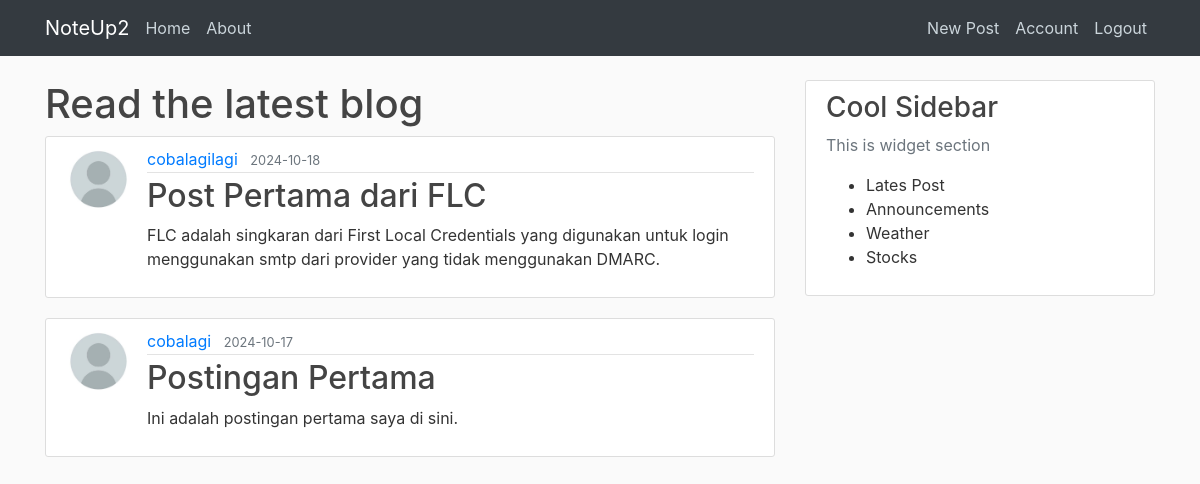
Screenshot of /home (signed in) with the database file from the repository.
### noteup/models.py (models this page shows, shortened)
class Post(db.Model):
    id = db.Column(db.Integer, primary_key=True)
    title = db.Column(db.String(100), nullable=False)
    date_posted = db.Column(db.DateTime, nullable=False, default=datetime.now(timezone.utc))
    content = db.Column(db.Text, nullable=False)
    user_id = db.Column(db.Integer, db.ForeignKey('user.id'), nullable=False)

class User(db.Model, UserMixin):
    id = db.Column(db.Integer, primary_key=True)
    username = db.Column(db.String(20), unique=True, nullable=False)
    email = db.Column(db.String(100), unique=True, nullable=False)
    image_file = db.Column(db.String(20), nullable=False, default='default.jpg')
    password = db.Column(db.String(60), nullable=False)
    posts = db.relationship('Post', backref='author', lazy=True)

### noteup/routes.py (the view)
@app.route("/")
@app.route("/home")
def home():
    page = request.args.get('page', 1, type=int)
    posts = Post.query.order_by(Post.date_posted.desc()).paginate(page=page, per_page=2)
    return render_template("home.html", posts=posts)

### noteup/models.py (called while the page is built)
@login_manager.user_loader
def load_user(user_id):
    return User.query.get(int(user_id))

### noteup/templates/home.html
{% extends "layout.html" %}
{% block content %}
    <h1>Read the latest blog</h1>
    {% for post in posts %}
        <article class="media content-section">
            <img class="rounded-circle article-img" src="{{ url_for('static', filename='img/' + post.author.image_file) }}">
            <div class="media-body">
                <div class="article-metadata">
                    <a href="#" class="mr-2">{{ post.author.username }}</a>
                    <small class="text-muted">{{ post.date_posted.strftime('%Y-%m-%d') }}</small>
                </div>
                <h2><a href="{{ url_for('post', post_id=post.id) }}" class="article-title">{{ post.title }}</a></h2>
                <p class="article-content">{{ post.content }}</p>
            </div>
        </article>
    {% endfor %}
{% endblock content %}

### noteup/static/style.css (style rules this page uses)
body { background: #fafafa; color: #333333; margin-top: 5rem; }
h1, h2, h3, h4, h5, h6 { color: #444444; }
.content-section { background: #ffffff; padding: 10px 20px; border: 1px solid #dddddd; border-radius: 3px; margin-bottom: 20px; }
.article-title { color: #444444; }
.article-content { white-space: pre-line; }
.article-img { height: 65px; width: 65px; margin-right: 16px; }
.article-metadata { padding-bottom: 1px; margin-bottom: 4px; border-bottom: 1px solid #e3e3e3; }

### rows the page displays
Post: image_file (placeholder picture), author.username "cobalagilagi", date_posted "2024-10-18", title "Post Pertama dari FLC", content "FLC adalah singkaran dari First Local Credentials yang digunakan untuk login menggunakan smtp dari provider yang tidak menggunakan DMARC."
Post: image_file (placeholder picture), author.username "cobalagi", date_posted "2024-10-17", title "Postingan Pertama", content "Ini adalah postingan pertama saya di sini."
